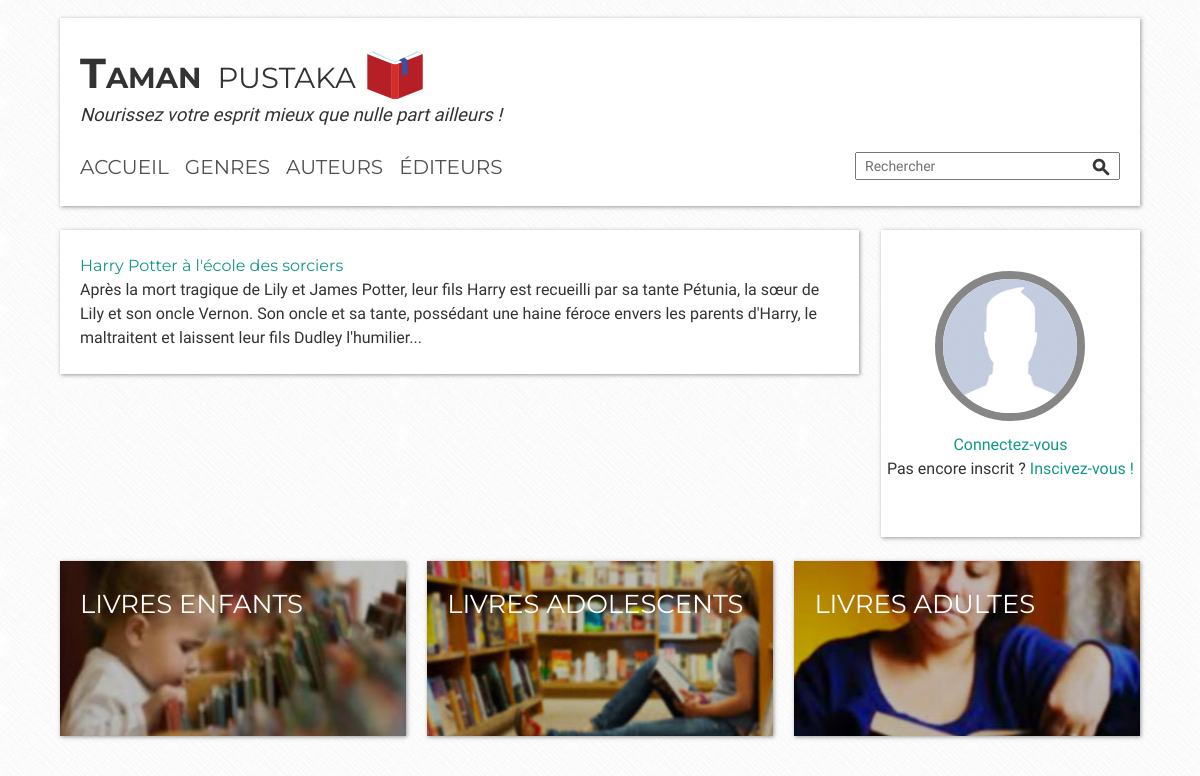
Before: /?a=index&e=book&classification_id=1 with the older database file.
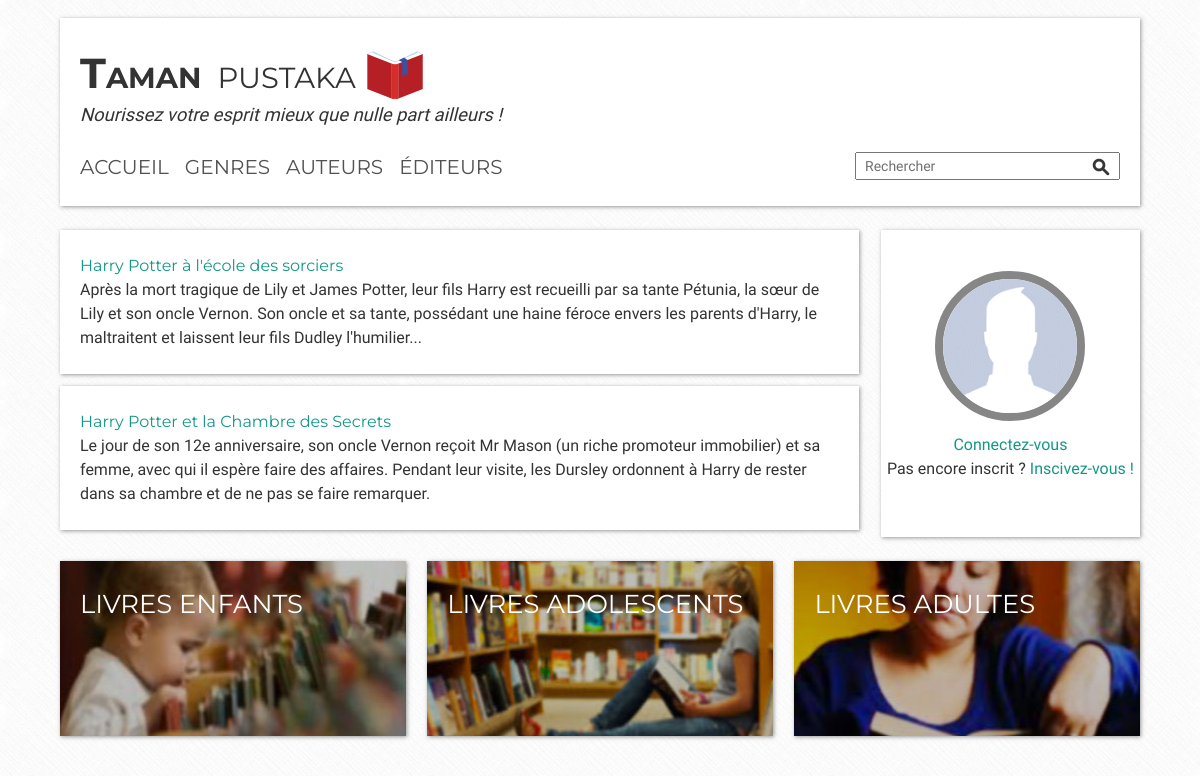
After: the same page with the newer database file.
### tables this page shows
CREATE TABLE `books` (
`id` int(11) NOT NULL,
  `title` varchar(255) NOT NULL,
  `cover` varchar(255) NOT NULL,
  `alt` varchar(225) NOT NULL,
  `summary` text NOT NULL,
  `exerc` text NOT NULL,
  `created_at` timestamp NOT NULL DEFAULT CURRENT_TIMESTAMP ON UPDATE CURRENT_TIMESTAMP,
  `updated_at` timestamp NOT NULL DEFAULT '0000-00-00 00:00:00',
  `genre_id` int(11) NOT NULL,
  `editor_id` int(11) NOT NULL,
  `author_id` int(11) NOT NULL,
  `classification_id` int(11) NOT NULL
);

### index.php (called while the page is built, shortened)
<?php
    include( CONFIG_DIR . 'routes.php' );
    $rtsParts = explode( ROUTE_DELIMITER, $routes[ 'default' ] );
    $a = $rtsParts[ 0 ];
    if ( isset( $_REQUEST[ 'a' ] ) && isset( $_REQUEST[ 'e' ] ) )
    {
        $a = $_REQUEST[ 'a' ];
        $e = $_REQUEST[ 'e' ];
    }
    $controller = new $controllerName;
    $data = call_user_func( [ $controller, $a ] );
    include( 'views/layout.php' );

### models/Model.class.php (called while the page is built, shortened)
<?php
    class Model
    {
        private $db_options = [
            PDO::ATTR_DEFAULT_FETCH_MODE => PDO::FETCH_OBJ,
            PDO::ATTR_ERRMODE => PDO::ERRMODE_EXCEPTION
        ];
        public function __construct()
        {
            try
            {
                $this -> dbConn = new PDO(
                    self::DSN,
                    self::USERNAME,
                    self::PASSWORD,
                    $this -> db_options
                );
                $this -> dbConn -> query( 'SET CHARACTER SET UTF8' );
                $this -> dbConn -> query( 'SET NAMES UTF8' );
            }
            catch( PDOException $e )
            {
                die( 'Euh... Tu es sûre d’être connecté à la Base de Donnée ?!' );
            }
        }
    }

### models/Book.class.php (called while the page is built, shortened)
<?php
    class Book extends Model
    {
        public function __construct()
        {
            parent::__construct();
        }
        public function getByClassificationId( $id )
        {
            $sql = 'SELECT * FROM books WHERE classification_id = :id';
            $pdost = $this -> dbConn -> prepare( $sql );
            $pdost -> execute( [ ':id' => $id ] );
            return $pdost -> fetchAll();
        }
    }

### controllers/C_Book.class.php (called while the page is built, shortened)
<?php
    class C_Book extends C_Base
    {
        private $modelBook = null;
        public function __construct()
        {
            $this -> modelBook = new Book();
        }
        public function index()
        {
            global $a, $e;
            if( isset( $_GET[ 'classification_id' ] ) )
            {
                $data = $this -> modelBook -> getByClassificationId( $_GET[ 'classification_id' ] );
                $view = $e . VIEW_DELIMITER . $a . '.php';
                return [ 'view' => $view, 'data' => $data ];
            }
        }
    }

### views/book_index.php (the view, shortened to what this page needs)
<div class="clearfix">
    <?php foreach( $data[ 'data' ] as $bookByFilter ): ?>
    <a href="?a=view&e=book&book_id=<?php echo( $bookByFilter -> id ) ?>">
        <section class="container filter__content">
          <h3 class="filter__title epsilon"><?php echo( $bookByFilter -> title ) ?></h3>
          <p class="filter__extrait"><?php echo( $bookByFilter -> exerc ) ?></p>
        </section>
    </a>
    <?php endforeach; ?>
</div>

Changed rows visible on the page:
added books: title "Harry Potter et la Chambre des Secrets", exerc "Le jour de son 12e anniversaire, son oncle Vernon reçoit Mr Mason (un riche promoteur immobilier) et sa femme, avec qui il espère faire des affaires. Pendant leur visite, les Dursley ordonnent à Harry de rester dans sa chambre et de ne pas se faire remarquer."
